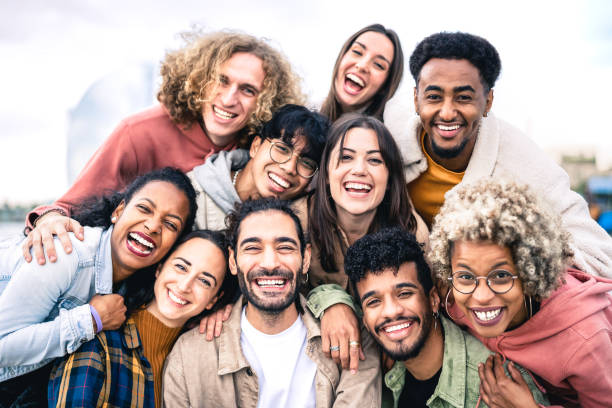
#> input picture lesson_015/images/people.jpg, 612 x 408 px, given in place of sample_video.mp4 (240p).mp4, which was not available
$ python work_04.py
#> lines starting #> are read from the running program, lines starting #| are printed output that depends on the picture; after the words box and inside, x2 and y2 are one past the last pixel; in counts of white or black regions, pixels touching at a corner belong together; pictures that were not available may be replaced by others from this repository, and a replacement may not be noted
import cv2
import numpy as np

img = cv2.VideoCapture('video/sample_video.mp4 (240p).mp4')

while True:
    success, img = img.read()
#> img is the input picture: shape (408, 612, 3); mean B, G, R 156.2, 161.2, 181.9

# img = cv2.resize(img, (int(img.shape[1] * 0.5), int(img.shape[0] * 0.5)))
    img = cv2.GaussianBlur(img, (9, 9), 0)
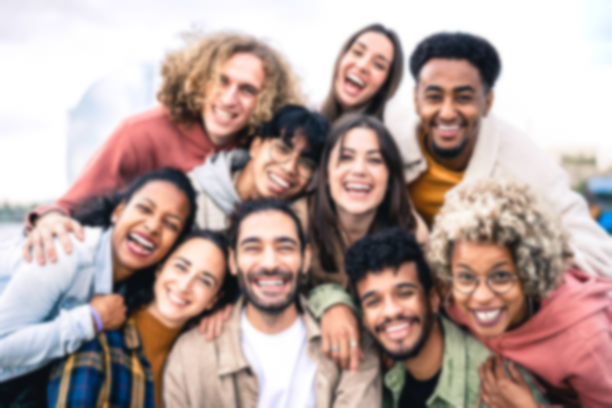
#> img: shape (408, 612, 3); mean B, G, R 156.2, 161.2, 181.9
    img = cv2.cvtColor(img, cv2.COLOR_BGR2GRAY)
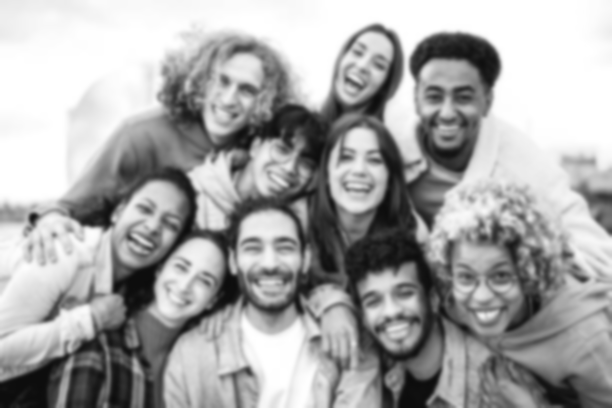
#> img: shape (408, 612); min 12, max 255, mean 166.8

    img = cv2.Canny(img, 30, 30)
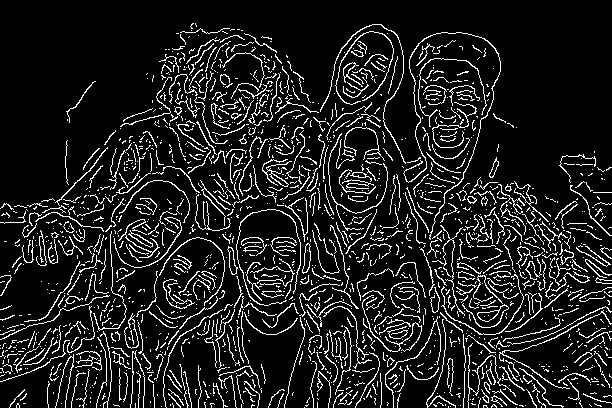
#> img: shape (408, 612); 11.8% white in thin lines or dots

    kernel = np.ones((5, 5), np.uint8)
    img = cv2.dilate(img, kernel, iterations=1)
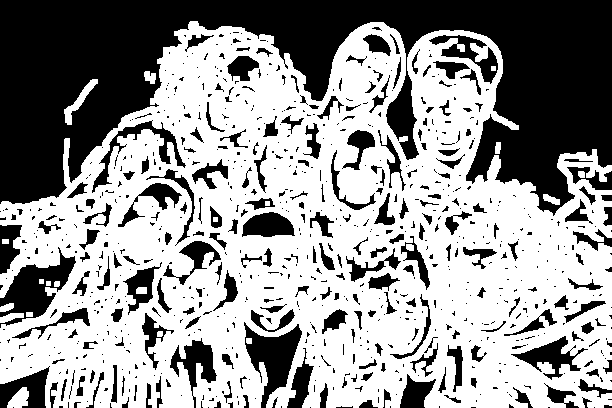
#> img: shape (408, 612); 59.7% white; 807 black regions (576 under 20 px), largest, box (x1, y1, x2, y2) and area: (0, 0, 612, 216) 61154, (0, 247, 76, 328) 2455, (244, 322, 302, 408) 2218

    img = cv2.erode(img, kernel, iterations=1)
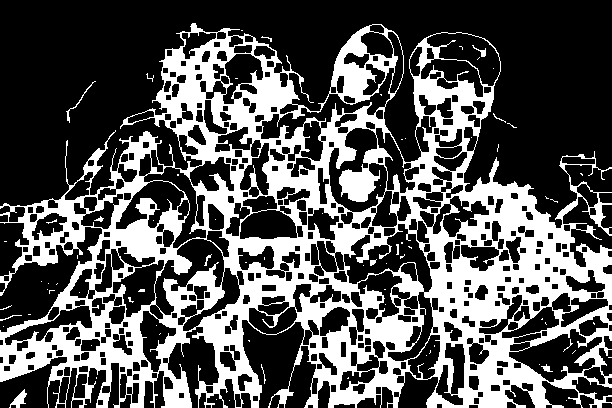
#> img: shape (408, 612); 33.4% white; 76 white regions (64 under 20 px), largest, box (x1, y1, x2, y2) and area: (0, 23, 612, 408) 82620, (9, 389, 27, 408) 144, (66, 81, 96, 123) 80

    cv2.imshow('result', img)

    # cv2.waitKey(0)

    if cv2.waitKey(1) & 0xFF == ord('q'):
#> (key q is pressed here)
        break
